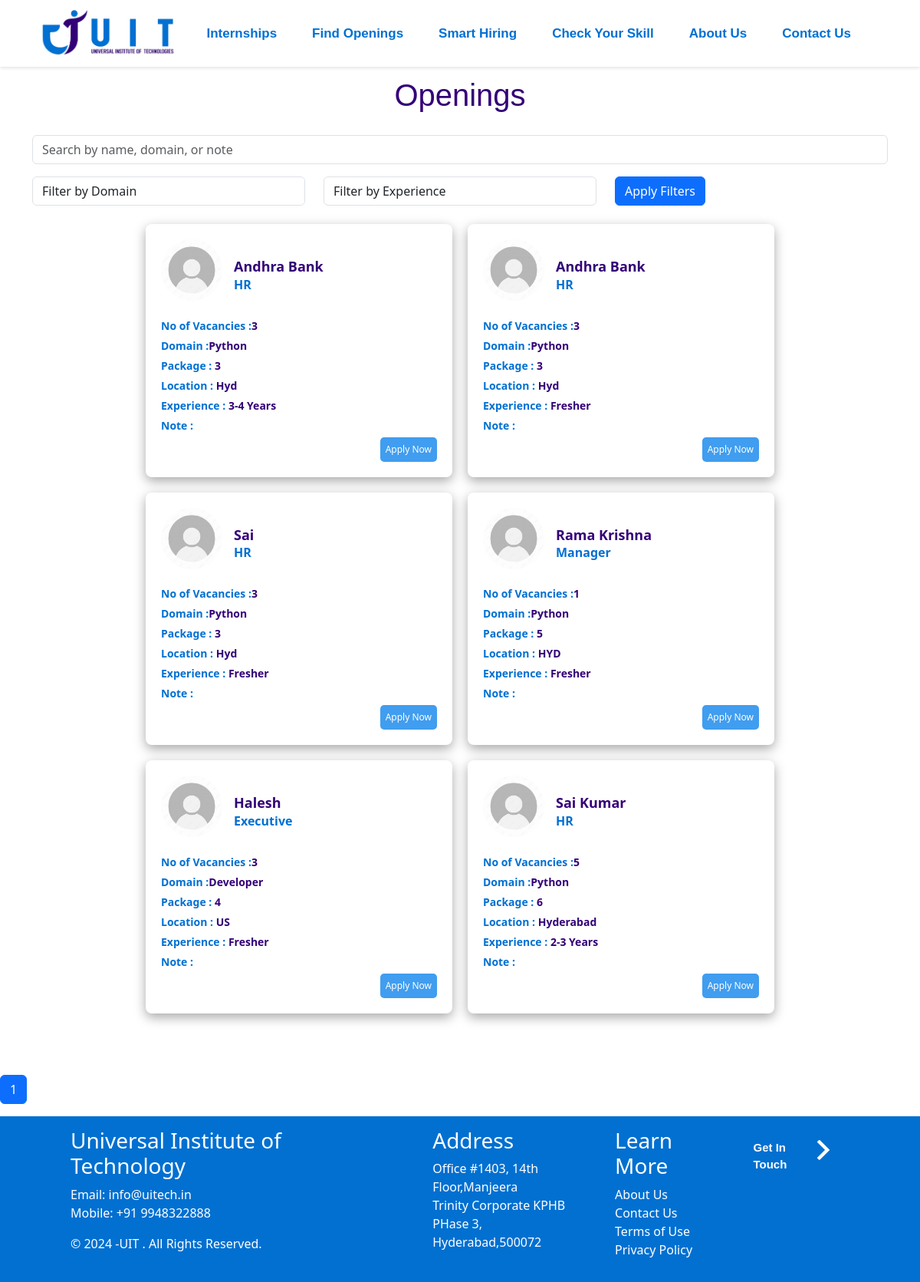
Screenshot of /openings_details/ with the database file from the repository.
### uitech/models.py (models this page shows, shortened)
class CandidateRequirement(models.Model):
    full_name = models.CharField(max_length=100, verbose_name='Full Name')
    designation = models.CharField(max_length=100)
    phone = models.CharField(
        max_length=15,
        validators=[RegexValidator(regex=r'^\d{10,13}$')]
    )
    company_name = models.CharField(max_length=100, verbose_name='Company Name')
    website = models.URLField(verbose_name='Website Link')
    email = models.EmailField(verbose_name='Contact Email')
    domain = models.CharField(max_length=100)
    experience = models.CharField(max_length=50, choices=[('Fresher', 'Fresher'), ('1-2 Years', '1-2 Years'), ('2-3 Years', '2-3 Years'), ('3-4 Years', '3-4 Years'), ('5+ Years', '5+ Years')])
    positions = models.IntegerField(verbose_name='No. of Vacancies:')
    salary = models.CharField(max_length=50, verbose_name='Package')
    location = models.CharField(max_length=300)
    job_description = models.FileField(upload_to='job_descriptions/', null=True, blank=True, verbose_name='Job Description')
    profile_pic = models.ImageField(upload_to='profile_images/', null=True, blank=True, verbose_name='Profile Picture')
    message = models.TextField(blank=True, null=True)
    note = models.TextField(blank=True, null=True)
    created_at = models.DateTimeField(auto_now_add=True, verbose_name='Date Added')  # Field to track object creation date

### uitech/views.py (the view)
# urls.py: path('openings_details/', OpeningsDetails.as_view(), name = 'openings_details'),
class OpeningsDetails(ListView):
    model = CandidateRequirement
    template_name = 'uitech/openings_details.html'
    context_object_name = 'openings_data'
    paginate_by = 27
    def get_queryset(self):
        queryset = CandidateRequirement.objects.all().order_by('-id')
        search_query = self.request.GET.get('search', '')
        domain_filter = self.request.GET.get('domain', '')
        experience_filter = self.request.GET.get('experience', '')
        if search_query:
            queryset = queryset.filter(
                Q(full_name__icontains=search_query) |
                Q(domain__icontains=search_query) |
                Q(note__icontains=search_query)
            )
        if domain_filter:
            queryset = queryset.filter(domain__iexact=domain_filter)
        if experience_filter:
            queryset = queryset.filter(experience__iexact=experience_filter)
        return queryset
    def get_context_data(self, **kwargs):
        context = super().get_context_data(**kwargs)
        context['distinct_domains'] = CandidateRequirement.objects.values_list('domain', flat=True).distinct()
        context['distinct_experiences'] = CandidateRequirement.objects.values_list('experience', flat=True).distinct()
        return context

### uitech/templates/uitech/openings_details.html (shortened to what this page needs)
{% extends 'uitech/base2.html' %}
{% block content %}
<div class="container" style="padding-top: 70px;padding-bottom:40px;">
    <h2 class="open">Openings</h2>
    <form method="GET" action="" class="mb-4">
        <input type="text" name="search" placeholder="Search by name, domain, or note" value="{{ request.GET.search }}" class="form-control mb-3">
        <div class="row mb-3">
            <div class="col">
                <select name="domain" class="form-control">
                    <option value="">Filter by Domain</option>
                </select>
            </div>
            <div class="col">
                <select name="experience" class="form-control">
                    <option value="">Filter by Experience</option>
                </select>
            </div>
            <div class="col">
                <button type="submit" class="btn btn-primary">Apply Filters</button>
            </div>
        </div>
    </form>
    <div class="openings-container" style="margin-bottom:40px;">
    {% for openings in page_obj %}
      <div class="opening-card">
        <div class="row">
          <div class="col-lg-12" style="display: flex; ">
            {% if openings_data.profile_pic %}
                <img class="openings-profile-pic" src="{{ openings_data.profile_pic.url }}" alt="Profile Picture"/>
            {% else %}
                <img src="{% static 'uitech/uitimg/hr.jpeg' %}" alt="Profile Picture" class="openings-profile-pic"/>
            {% endif %}
            <div>
              <h3 class="name">{{ openings.full_name }}</h3>
              <p class="blues">{{ openings.designation }}</p>
            </div>
          </div>
        </div>
        <div class="openings-details">
          <p class="domain"><span class="blues">No of Vacancies :</span><span class="voilets">{{ openings.positions }}</span></p>
          <p class="domain"><span class="blues">Domain :</span><span class="voilets">{{ openings.domain }}</span></p>
          <p class="domain"><span class="blues">Package :</span><span class="voilets"> {{ openings.salary }} </span></p>
          <p class="domain"><span class="blues">Location :</span><span class="voilets"> {{ openings.location }} </span></p>
          <p class="fresher"><span class="blues">Experience : </span><span class="voilets">{{ openings.experience }}</span></p>
          <p class="note"><span class="blues">Note : </span><a href="#" class="more-link">More</a></p>
          <a href="{% url 'uitech:check_your_skill' %}" class="apply-now"> <button>Apply Now</button></a>
        </div>
      </div>
      {% empty %}
      <p>No openings found.</p>
      {% endfor %}
    </div>
</div>
<nav aria-label="Page navigation">
    <ul class="pagination">
        {% for num in page_obj.paginator.page_range %}
        <li class="page-item {% if page_obj.number == num %}active{% endif %}">
            <a class="page-link" href="?{% if request.GET.search %}search={{ request.GET.search }}&{% endif %}page={{ num }}">{{ num }}</a>
        </li>
        {% endfor %}
    </ul>
</nav>
{% endblock %}

### uitech/templates/uitech/base2.html (shortened to what this page needs)
<!DOCTYPE html>
<html lang="en">
<head>
  <link rel="stylesheet" href="{% static 'adminpanel/css/admin.css' %}">
  <link rel="stylesheet" href="{% static 'uitech/css/index.css' %}">
  <link rel="stylesheet" href="https://cdn.jsdelivr.net/npm/bootstrap@5.3.3/dist/css/bootstrap.min.css">
  <link rel="stylesheet" href="{% static 'uitech/css/review.css' %}">
  <link rel='stylesheet' href='https://use.fontawesome.com/releases/v5.2.0/css/all.css'>
  <link rel='stylesheet' href='https://use.fontawesome.com/releases/v5.2.0/css/fontawesome.css'>
</head>
<body>
  <nav class="navbar navbar-expand-lg sticky-top transparent scrolled white-bg-nav {% if user.is_authenticated %}logged-in{% endif %}">
    <div class="container-fluid" id="navfront">
      <a href="{% url 'uitech:index' %}" class="navbar-brand">
        <img src="{% static 'uitech/uitimg/logo.png' %}" alt="Logo">
      </a>
      <div class="collapse navbar-collapse" id="navbarSupportedContent">
        <ul class="navbar-nav ms-auto mb-2 mb-lg-0">
          <li class="nav-item">
            <a class="nav-link active" href="{% url 'uitech:internships' %}">Internships</a>
          </li>
          <li class="nav-item">
            <a class="nav-link active" href="{% url 'uitech:find_openings' %}">Find Openings</a>
          </li>
          <li class="nav-item">
            <a class="nav-link active" href="{% url 'uitech:smart_hiring' %}">Smart Hiring</a>
          </li>
          <li class="nav-item">
            <a class="nav-link active" href="{% url 'uitech:check_your_skill' %}">Check Your Skill</a>
          </li>
          <li class="nav-item">
            <a class="nav-link active" href="{% url 'uitech:about_us' %}">About Us</a>
          </li>
          <li class="nav-item">
            <a class="nav-link active" href="{% url 'uitech:contact_us' %}">Contact Us</a>
          </li>
        </ul>
      </div>
    </div>
  </nav>
{% block content %}
{% endblock %}
<footer>
  <div class="container-fluid" id="foot">
    <div class="footer-section">
      <div class="us">
        <h3>Universal Institute of Technology</h3>
        <p>
        Email: info@uitech.in <br>
        Mobile: +91 9948322888 <br>
        </p>
        <p>© 2024 -UIT . All Rights Reserved. </p>
      </div>
      <div class="us">
        <h3>Address</h3>
        <p>Office #1403,
        14th Floor,Manjeera <br>
        Trinity Corporate
        KPHB PHase 3, <br>
        Hyderabad,500072 <br><br></p>
      </div>
      <div class="us-2">
        <h3>Learn More</h3>
        <p><a class="nav-link active" href="{% url 'uitech:about_us' %}">About Us</a>
          <a class="nav-link active" href="{% url 'uitech:contact_us' %}">Contact Us</a>
          <a class="nav-link active" href="{% url 'uitech:terms_of_use' %}">Terms of Use</a>
          <a class="nav-link active" href="{% url 'uitech:privacy_policy' %}">Privacy Policy</a>
        </p>
      </div>
      <div class="btn-container">
        <a class="btn-content" href="{% url 'uitech:contact_us' %}">
          <span class="btn-title">Get In Touch</span>
          <span class="icon-arrow">
          </span>
        </a>
      </div>
    </div>
  </div>
</footer>
</body>
</html>

### adminpanel/static/adminpanel/css/admin.css (style rules this page uses)
body { font-family: 'Segoe UI', Tahoma, Geneva, Verdana, sans-serif; background-color: #f4f7fc; margin: 0; padding: 20px; }

### uitech/static/uitech/css/index.css (style rules this page uses)
.navbar { overflow: hidden; }
html, body { margin: 0; padding: 0; overflow-x: hidden; }
.container-fluid { padding-left: 0; padding-right: 0; }
.navbar { width: 100%; }
#navbarSupportedContent { margin-right: 200px; }
@media (min-width:992px) and (max-width:1250px) { #navbarSupportedContent { margin-right: 40px; } }
@media (min-width:992px) and (max-width:1250px) { .navbar-brand img { width: 120px; } }
.navbar.transparent { background-color: transparent; position: absolute; top: 0; left: 0; width: 100%; transition: background-color 0.5s ease-in-out; }
.navbar.transparent .nav-item a { color: white !important; }
.navbar.white-bg-nav .nav-item a { color: #0070d2 !important; }
.navbar.scrolled { background-color: white; position: fixed; top: 0; left: 0; width: 100%; box-shadow: 0 2px 4px rgba(0, 0, 0, 0.1); }
.navbar.scrolled .nav-item a { color: #0070d2 !important; }
.navbar-brand img { height: auto; margin-left: 40px; width: 180px; max-width: 100%; }
.nav-item { padding-right: 30px; position: relative; overflow: hidden; }
.nav-item a { display: inline-block; padding: 10px; font-size: 17px; font-family: 'Gill Sans', 'Gill Sans MT', Calibri, 'Trebuchet MS', sans-serif; font-weight: 500; font-weight: bold; transition: color 0.3s ease; position: relative; z-index: 1; }
.nav-item a::before { content: ''; position: absolute; bottom: 0; left: 0; width: 100%; height: 3px; background-color: #330077; transform: scaleX(0); transition: transform 0.3s ease; z-index: -1; }
@media (max-width: 1250px) { .nav-item { font-weight: 600; } }
.btn::after { content: ""; display: inline-block; height: 100%; width: 100%; border-radius: 100px; position: absolute; top: 0; left: 0; z-index: -1; transition: all .4s; }
.footer-section { position: relative; }
.us { margin-left: 80px; position: relative; }
footer { background-color: #0170d1; color: #ffffff; padding-top: 15px; }
.footer-section { display: flex; justify-content: space-between; gap: 20px; }
.btn-container { margin-right: 80px; }
.openings-container { display: flex; flex-wrap: wrap; gap: 20px; justify-content: center; }
.open { font-size: 40px; font-family: 'Gill Sans', 'Gill Sans MT', Calibri, 'Trebuchet MS', sans-serif; text-align: center; padding-top: 30px; color: #330077; padding-bottom: 20px; }
.opening-card { display: block; width: 400px; max-height: 370px; padding: 20px; background-color: white; border-radius: 8px; box-shadow: rgba(0, 0, 0, 0.35) 0px 5px 15px; overflow: hidden; transition: max-height 0.5s ease; }
.openings-profile-pic { width: 80px; height: 80px; border-radius: 50%; margin-right: 15px; }
.openings-details { flex: 1; padding-top: 10px; }
.apply-now { text-decoration: none; float: right; }
.apply-now button { border-radius: 5px; background-color: #409def; color: white; border: none; font-size: 12px; padding: 7px; }
.name { margin-top:20px; margin: 0; color: #330077; font-size: 18px; font-weight: bold; margin-top: 25px; }
.domain, .fresher, .note { margin: 5px 0; font-size: 14px; text-align: left; }
.openings-container a { text-decoration: none !important; }
.voilets { color: #330077; font-weight: bold; }
.blues { color: #0070d2; font-weight: bold !important; }
select { border: 1px solid #0070d2; border-radius: 15px; padding: 10px; width: 270px; }
.btn-title { margin-top: 10px; }
.btn-content { display: flex; padding: 5px 30px; text-decoration: none; font-family: 'Poppins', sans-serif; font-weight: 600; font-size: 15px; color: var(--color-text); background: var(--color-background); transition: 1s; border-radius: 100px; box-shadow: 0 0 0.2em 0 var(--color-background); }
.btn-content .icon-arrow { transition: 0.5s; margin-right: 0px; transform: scale(0.6); }
.icon-arrow { width:15px; margin-left: 15px; position: relative; top: 6%; }

### rows the page displays
CandidateRequirement: full_name "Andhra Bank", designation "HR", positions "3", domain "Python", salary "3", location "Hyd", experience "3-4 Years"
CandidateRequirement: full_name "Andhra Bank", designation "HR", positions "3", domain "Python", salary "3", location "Hyd", experience "Fresher"
CandidateRequirement: full_name "Sai", designation "HR", positions "3", domain "Python", salary "3", location "Hyd", experience "Fresher"
CandidateRequirement: full_name "Rama Krishna", designation "Manager", positions "1", domain "Python", salary "5", location "HYD", experience "Fresher"
CandidateRequirement: full_name "Halesh", designation "Executive", positions "3", domain "Developer", salary "4", location "US", experience "Fresher"
CandidateRequirement: full_name "Sai Kumar", designation "HR", positions "5", domain "Python", salary "6", location "Hyderabad", experience "2-3 Years"

### other values shown
{{ num }} "1"
